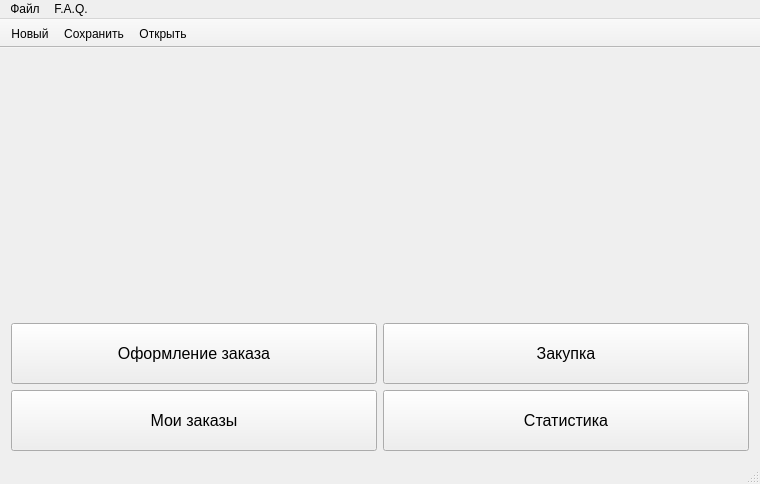
<?xml version="1.0" encoding="UTF-8"?>
<ui version="4.0">
 <class>MainWindow</class>
 <widget class="QMainWindow" name="MainWindow">
  <property name="geometry">
   <rect>
    <x>0</x>
    <y>0</y>
    <width>760</width>
    <height>484</height>
   </rect>
  </property>
  <property name="minimumSize">
   <size>
    <width>0</width>
    <height>0</height>
   </size>
  </property>
  <property name="maximumSize">
   <size>
    <width>1000</width>
    <height>1000</height>
   </size>
  </property>
  <property name="mouseTracking">
   <bool>false</bool>
  </property>
  <property name="windowTitle">
   <string>Студая арт-дизайна &quot;На шарах&quot;</string>
  </property>
  <property name="windowIcon">
   <iconset resource="icons.qrc">
    <normaloff>:/new/prefix1/icons/baloons-512.png</normaloff>:/new/prefix1/icons/baloons-512.png</iconset>
  </property>
  <widget class="QWidget" name="centralWidget">
   <layout class="QVBoxLayout" name="verticalLayout_3">
    <item>
     <layout class="QVBoxLayout" name="verticalLayout_2">
      <item>
       <widget class="QLabel" name="label">
        <property name="focusPolicy">
         <enum>Qt::NoFocus</enum>
        </property>
        <property name="autoFillBackground">
         <bool>false</bool>
        </property>
        <property name="text">
         <string>&lt;html&gt;&lt;head/&gt;&lt;body&gt;&lt;p align=&quot;center&quot;&gt;&lt;img src=&quot;:/new/prefix1/icons/bbal.png&quot;/&gt;&lt;/p&gt;&lt;/body&gt;&lt;/html&gt;</string>
        </property>
       </widget>
      </item>
      <item>
       <layout class="QVBoxLayout" name="verticalLayout">
        <item>
         <layout class="QHBoxLayout" name="horizontalLayout">
          <item>
           <widget class="QPushButton" name="earned_money">
            <property name="minimumSize">
             <size>
              <width>171</width>
              <height>61</height>
             </size>
            </property>
            <property name="font">
             <font>
              <pointsize>12</pointsize>
             </font>
            </property>
            <property name="autoFillBackground">
             <bool>false</bool>
            </property>
            <property name="text">
             <string>Оформление заказа</string>
            </property>
            <property name="icon">
             <iconset resource="icons.qrc">
              <normaloff>:/new/prefix1/icons/zakaz.png</normaloff>:/new/prefix1/icons/zakaz.png</iconset>
            </property>
            <property name="iconSize">
             <size>
              <width>30</width>
              <height>30</height>
             </size>
            </property>
           </widget>
          </item>
          <item>
           <widget class="QPushButton" name="spend_money">
            <property name="minimumSize">
             <size>
              <width>161</width>
              <height>61</height>
             </size>
            </property>
            <property name="font">
             <font>
              <pointsize>12</pointsize>
             </font>
            </property>
            <property name="text">
             <string>Закупка</string>
            </property>
            <property name="icon">
             <iconset resource="icons.qrc">
              <normaloff>:/new/prefix1/icons/Services_ECommerce_v2-01.png</normaloff>:/new/prefix1/icons/Services_ECommerce_v2-01.png</iconset>
            </property>
            <property name="iconSize">
             <size>
              <width>30</width>
              <height>30</height>
             </size>
            </property>
           </widget>
          </item>
         </layout>
        </item>
        <item>
         <layout class="QHBoxLayout" name="horizontalLayout_2">
          <item>
           <widget class="QPushButton" name="my_orders">
            <property name="minimumSize">
             <size>
              <width>151</width>
              <height>61</height>
             </size>
            </property>
            <property name="font">
             <font>
              <pointsize>12</pointsize>
             </font>
            </property>
            <property name="text">
             <string>Мои заказы</string>
            </property>
            <property name="icon">
             <iconset resource="icons.qrc">
              <normaloff>:/new/prefix1/icons/my_order.png</normaloff>:/new/prefix1/icons/my_order.png</iconset>
            </property>
            <property name="iconSize">
             <size>
              <width>30</width>
              <height>30</height>
             </size>
            </property>
           </widget>
          </item>
          <item>
           <widget class="QPushButton" name="view_statistics">
            <property name="minimumSize">
             <size>
              <width>161</width>
              <height>61</height>
             </size>
            </property>
            <property name="font">
             <font>
              <pointsize>12</pointsize>
             </font>
            </property>
            <property name="text">
             <string>Статистика</string>
            </property>
            <property name="icon">
             <iconset resource="icons.qrc">
              <normaloff>:/new/prefix1/icons/statistics (1).png</normaloff>:/new/prefix1/icons/statistics (1).png</iconset>
            </property>
            <property name="iconSize">
             <size>
              <width>30</width>
              <height>30</height>
             </size>
            </property>
           </widget>
          </item>
         </layout>
        </item>
       </layout>
      </item>
     </layout>
    </item>
   </layout>
  </widget>
  <widget class="QToolBar" name="mainToolBar">
   <property name="movable">
    <bool>false</bool>
   </property>
   <attribute name="toolBarArea">
    <enum>TopToolBarArea</enum>
   </attribute>
   <attribute name="toolBarBreak">
    <bool>false</bool>
   </attribute>
   <addaction name="new_2"/>
   <addaction name="save"/>
   <addaction name="openAction"/>
  </widget>
  <widget class="QStatusBar" name="statusBar"/>
  <widget class="QMenuBar" name="menuBar">
   <property name="geometry">
    <rect>
     <x>0</x>
     <y>0</y>
     <width>760</width>
     <height>21</height>
    </rect>
   </property>
   <widget class="QMenu" name="menu">
    <property name="title">
     <string>Файл</string>
    </property>
    <addaction name="new_2"/>
    <addaction name="openAction"/>
    <addaction name="save"/>
    <addaction name="save_as"/>
   </widget>
   <widget class="QMenu" name="menuF_A_Q">
    <property name="title">
     <string>F.A.Q.</string>
    </property>
    <addaction name="action"/>
   </widget>
   <addaction name="menu"/>
   <addaction name="menuF_A_Q"/>
  </widget>
  <action name="openAction">
   <property name="icon">
    <iconset resource="icons.qrc">
     <normaloff>:/new/prefix1/icons/open.png</normaloff>:/new/prefix1/icons/open.png</iconset>
   </property>
   <property name="text">
    <string>Открыть</string>
   </property>
   <property name="toolTip">
    <string>Открыть базу данных</string>
   </property>
   <property name="shortcut">
    <string>Ctrl+O</string>
   </property>
  </action>
  <action name="save_as">
   <property name="icon">
    <iconset resource="icons.qrc">
     <normaloff>:/new/prefix1/icons/save.png</normaloff>:/new/prefix1/icons/save.png</iconset>
   </property>
   <property name="text">
    <string>Сохранить как...</string>
   </property>
   <property name="toolTip">
    <string>Сохранить базу данных</string>
   </property>
   <property name="shortcut">
    <string>Ctrl+Shift+S</string>
   </property>
  </action>
  <action name="action">
   <property name="icon">
    <iconset resource="icons.qrc">
     <normaloff>:/new/prefix1/icons/readme.png</normaloff>:/new/prefix1/icons/readme.png</iconset>
   </property>
   <property name="text">
    <string>Прочти меня</string>
   </property>
   <property name="toolTip">
    <string>Самая ценная информация</string>
   </property>
   <property name="shortcut">
    <string>F1</string>
   </property>
  </action>
  <action name="new_2">
   <property name="icon">
    <iconset resource="icons.qrc">
     <normaloff>:/new/prefix1/icons/new.png</normaloff>:/new/prefix1/icons/new.png</iconset>
   </property>
   <property name="text">
    <string>Новый...</string>
   </property>
   <property name="toolTip">
    <string>Создание новой БД</string>
   </property>
   <property name="shortcut">
    <string>Ctrl+N</string>
   </property>
  </action>
  <action name="save">
   <property name="icon">
    <iconset resource="icons.qrc">
     <normaloff>:/new/prefix1/icons/save_as.png</normaloff>:/new/prefix1/icons/save_as.png</iconset>
   </property>
   <property name="text">
    <string>Сохранить</string>
   </property>
   <property name="toolTip">
    <string>Сохранить БД</string>
   </property>
   <property name="shortcut">
    <string>Ctrl+S</string>
   </property>
  </action>
  <action name="action_lol">
   <property name="text">
    <string>&amp;lol</string>
   </property>
  </action>
 </widget>
 <layoutdefault spacing="6" margin="11"/>
 <resources>
  <include location="icons.qrc"/>
 </resources>
 <connections/>
 <slots>
  <signal>signal1()</signal>
 </slots>
</ui>
